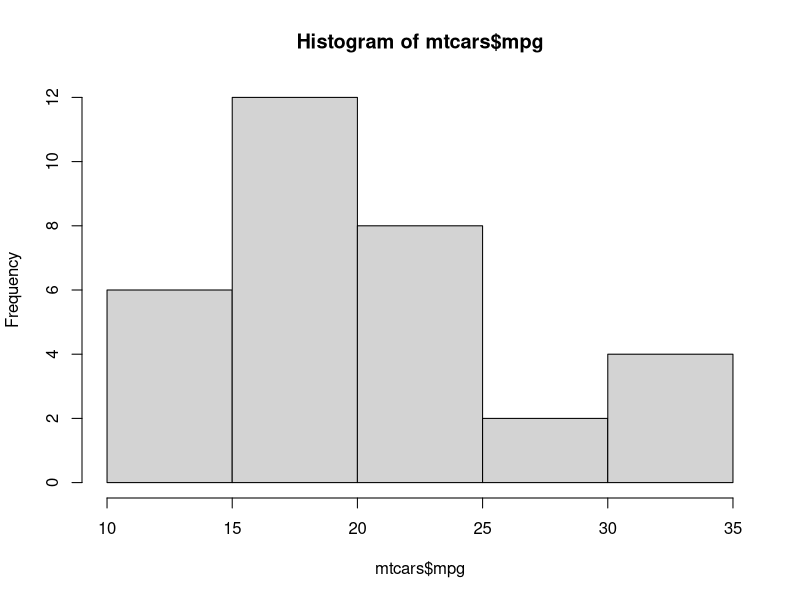
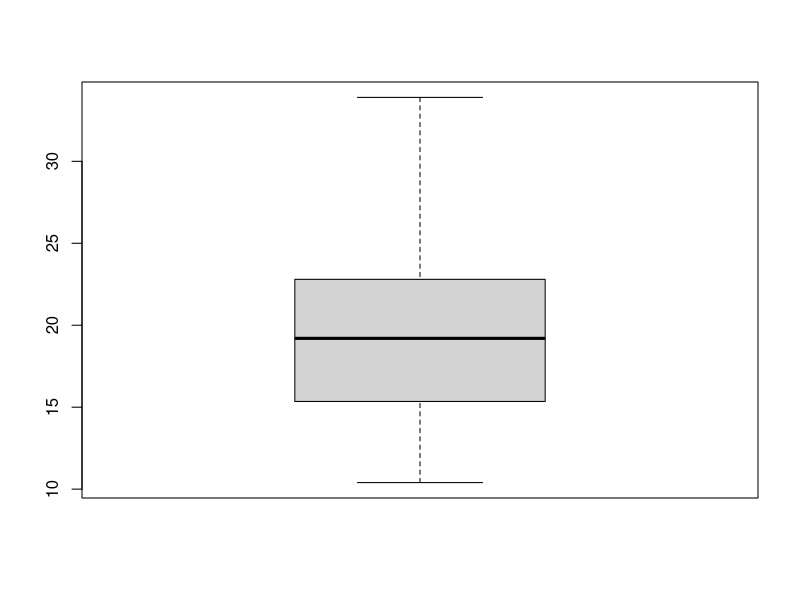
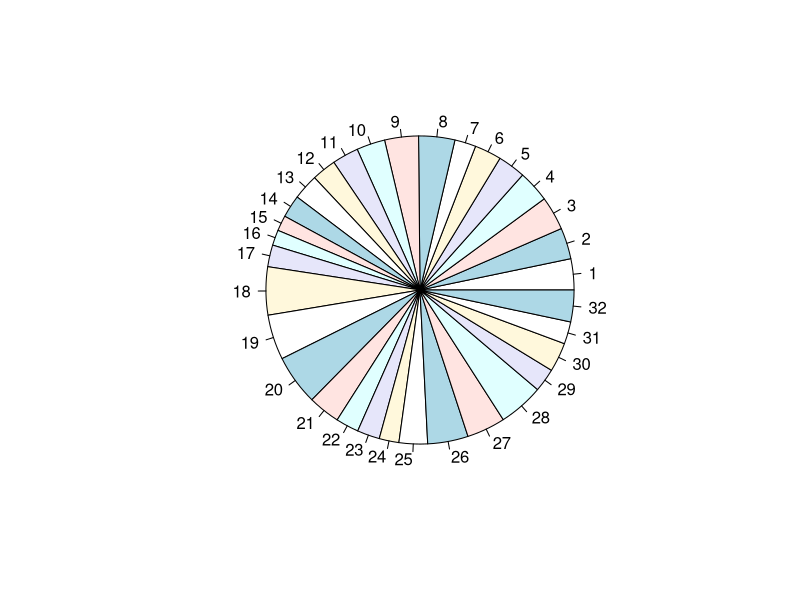
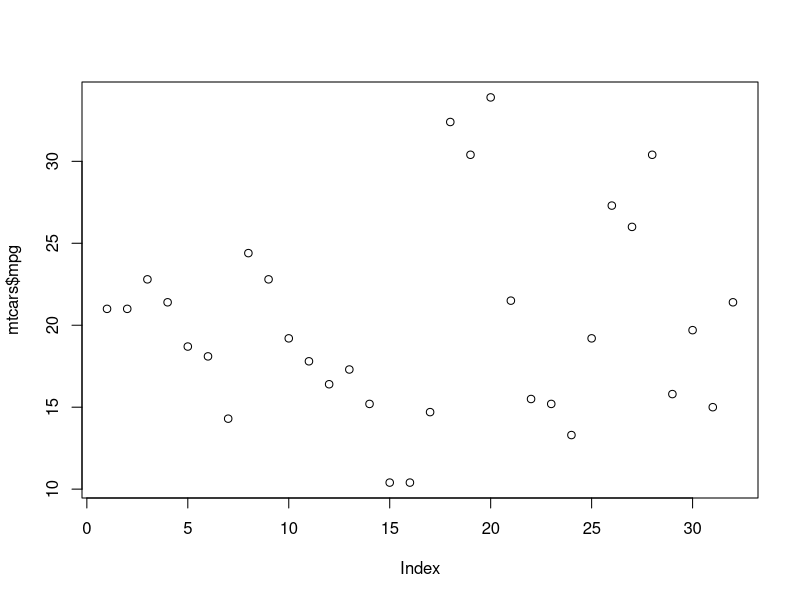

The R script that drew these images, in order:
summary(mtcars)
ratarata<-mean(mtcars$mpg)
n<-length(mtcars)
status <- numeric(n)
for (i in 1:n){
  if (mtcars$mpg[i]>ratarata){
    status[i]<-'tinggi'
  }
  else
    status<-append(status,'rendah')
}

hist(mtcars$mpg)
boxplot(mtcars$mpg)
pie(mtcars$mpg)
plot(mtcars$mpg)
hasil <- data.frame(
  mobil = rownames(mtcars),
  mpg = mtcars$mpg,
  status = status
)

hasil
